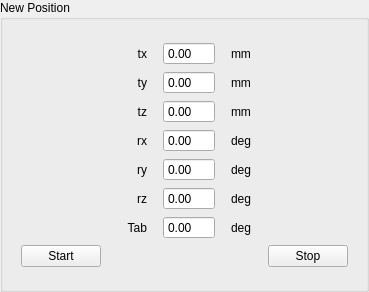
         <widget class="QGroupBox" name="newPos">
          <property name="title">
           <string>New Position</string>
          </property>
          <layout class="QGridLayout" name="gridLayout" rowstretch="0" columnstretch="0,0,0">
           <property name="leftMargin">
            <number>9</number>
           </property>
           <property name="topMargin">
            <number>18</number>
           </property>
           <property name="rightMargin">
            <number>9</number>
           </property>
           <property name="bottomMargin">
            <number>18</number>
           </property>
           <property name="spacing">
            <number>6</number>
           </property>
           <item row="0" column="2">
            <layout class="QGridLayout" name="newPosGrid" rowstretch="0,0,0,0,0,0,0,0">
             <property name="leftMargin">
              <number>9</number>
             </property>
             <property name="topMargin">
              <number>4</number>
             </property>
             <property name="rightMargin">
              <number>9</number>
             </property>
             <property name="bottomMargin">
              <number>4</number>
             </property>
             <property name="horizontalSpacing">
              <number>16</number>
             </property>
             <property name="verticalSpacing">
              <number>6</number>
             </property>
             <item row="7" column="0">
              <widget class="QPushButton" name="butStart">
               <property name="text">
                <string>Start</string>
               </property>
              </widget>
             </item>
             <item row="1" column="3">
              <widget class="QLabel" name="newTyUnit">
               <property name="text">
                <string>mm</string>
               </property>
              </widget>
             </item>
             <item row="1" column="2">
              <widget class="QDoubleSpinBox" name="newTy">
               <property name="buttonSymbols">
                <enum>QAbstractSpinBox::NoButtons</enum>
               </property>
               <property name="decimals">
                <number>2</number>
               </property>
               <property name="minimum">
                <double>-200.000000000000000</double>
               </property>
               <property name="maximum">
                <double>200.000000000000000</double>
               </property>
              </widget>
             </item>
             <item row="5" column="2">
              <widget class="QDoubleSpinBox" name="newRz">
               <property name="buttonSymbols">
                <enum>QAbstractSpinBox::NoButtons</enum>
               </property>
               <property name="decimals">
                <number>2</number>
               </property>
               <property name="minimum">
                <double>-200.000000000000000</double>
               </property>
               <property name="maximum">
                <double>200.000000000000000</double>
               </property>
              </widget>
             </item>
             <item row="0" column="1">
              <widget class="QLabel" name="newTxLabel">
               <property name="text">
                <string>tx</string>
               </property>
               <property name="alignment">
                <set>Qt::AlignRight|Qt::AlignTrailing|Qt::AlignVCenter</set>
               </property>
              </widget>
             </item>
             <item row="2" column="2">
              <widget class="QDoubleSpinBox" name="newTz">
               <property name="buttonSymbols">
                <enum>QAbstractSpinBox::NoButtons</enum>
               </property>
               <property name="decimals">
                <number>2</number>
               </property>
               <property name="minimum">
                <double>-200.000000000000000</double>
               </property>
               <property name="maximum">
                <double>200.000000000000000</double>
               </property>
              </widget>
             </item>
             <item row="3" column="3">
              <widget class="QLabel" name="newRxUnit">
               <property name="text">
                <string>deg</string>
               </property>
              </widget>
             </item>
             <item row="3" column="2">
              <widget class="QDoubleSpinBox" name="newRx">
               <property name="buttonSymbols">
                <enum>QAbstractSpinBox::NoButtons</enum>
               </property>
               <property name="decimals">
                <number>2</number>
               </property>
               <property name="minimum">
                <double>-200.000000000000000</double>
               </property>
               <property name="maximum">
                <double>200.000000000000000</double>
               </property>
              </widget>
             </item>
             <item row="5" column="1">
              <widget class="QLabel" name="newRzLabel">
               <property name="minimumSize">
                <size>
                 <width>30</width>
                 <height>0</height>
                </size>
               </property>
               <property name="text">
                <string>rz</string>
               </property>
               <property name="alignment">
                <set>Qt::AlignRight|Qt::AlignTrailing|Qt::AlignVCenter</set>
               </property>
              </widget>
             </item>
             <item row="4" column="3">
              <widget class="QLabel" name="newRyUnit">
               <property name="text">
                <string>deg</string>
               </property>
              </widget>
             </item>
             <item row="2" column="3">
              <widget class="QLabel" name="newTzUnit">
               <property name="text">
                <string>mm</string>
               </property>
              </widget>
             </item>
             <item row="0" column="2">
              <widget class="QDoubleSpinBox" name="newTx">
               <property name="buttonSymbols">
                <enum>QAbstractSpinBox::NoButtons</enum>
               </property>
               <property name="decimals">
                <number>2</number>
               </property>
               <property name="minimum">
                <double>-200.000000000000000</double>
               </property>
               <property name="maximum">
                <double>200.000000000000000</double>
               </property>
               <property name="singleStep">
                <double>1.000000000000000</double>
               </property>
               <property name="stepType">
                <enum>QAbstractSpinBox::DefaultStepType</enum>
               </property>
              </widget>
             </item>
             <item row="0" column="3">
              <widget class="QLabel" name="newTxUnit">
               <property name="text">
                <string>mm</string>
               </property>
              </widget>
             </item>
             <item row="7" column="4">
              <widget class="QPushButton" name="butStop">
               <property name="text">
                <string>Stop</string>
               </property>
              </widget>
             </item>
             <item row="4" column="1">
              <widget class="QLabel" name="newRyLabel">
               <property name="minimumSize">
                <size>
                 <width>30</width>
                 <height>0</height>
                </size>
               </property>
               <property name="text">
                <string>ry</string>
               </property>
               <property name="alignment">
                <set>Qt::AlignRight|Qt::AlignTrailing|Qt::AlignVCenter</set>
               </property>
              </widget>
             </item>
             <item row="2" column="1">
              <widget class="QLabel" name="newTzLabel">
               <property name="text">
                <string>tz</string>
               </property>
               <property name="alignment">
                <set>Qt::AlignRight|Qt::AlignTrailing|Qt::AlignVCenter</set>
               </property>
              </widget>
             </item>
             <item row="1" column="1">
              <widget class="QLabel" name="newTyLabel">
               <property name="text">
                <string>ty</string>
               </property>
               <property name="alignment">
                <set>Qt::AlignRight|Qt::AlignTrailing|Qt::AlignVCenter</set>
               </property>
              </widget>
             </item>
             <item row="4" column="2">
              <widget class="QDoubleSpinBox" name="newRy">
               <property name="buttonSymbols">
                <enum>QAbstractSpinBox::NoButtons</enum>
               </property>
               <property name="decimals">
                <number>2</number>
               </property>
               <property name="minimum">
                <double>-200.000000000000000</double>
               </property>
               <property name="maximum">
                <double>200.000000000000000</double>
               </property>
              </widget>
             </item>
             <item row="3" column="1">
              <widget class="QLabel" name="newRxLabel">
               <property name="minimumSize">
                <size>
                 <width>30</width>
                 <height>0</height>
                </size>
               </property>
               <property name="text">
                <string>rx</string>
               </property>
               <property name="alignment">
                <set>Qt::AlignRight|Qt::AlignTrailing|Qt::AlignVCenter</set>
               </property>
              </widget>
             </item>
             <item row="5" column="3">
              <widget class="QLabel" name="newRzUnit">
               <property name="text">
                <string>deg</string>
               </property>
              </widget>
             </item>
             <item row="6" column="1">
              <widget class="QLabel" name="newTabLabel">
               <property name="minimumSize">
                <size>
                 <width>30</width>
                 <height>0</height>
                </size>
               </property>
               <property name="text">
                <string>Tab</string>
               </property>
               <property name="alignment">
                <set>Qt::AlignRight|Qt::AlignTrailing|Qt::AlignVCenter</set>
               </property>
              </widget>
             </item>
             <item row="6" column="3">
              <widget class="QLabel" name="newTabUnit">
               <property name="text">
                <string>deg</string>
               </property>
              </widget>
             </item>
             <item row="6" column="2">
              <widget class="QDoubleSpinBox" name="newTab">
               <property name="buttonSymbols">
                <enum>QAbstractSpinBox::NoButtons</enum>
               </property>
               <property name="decimals">
                <number>2</number>
               </property>
               <property name="minimum">
                <double>-200.000000000000000</double>
               </property>
               <property name="maximum">
                <double>200.000000000000000</double>
               </property>
              </widget>
             </item>
            </layout>
           </item>
          </layout>
         </widget>
